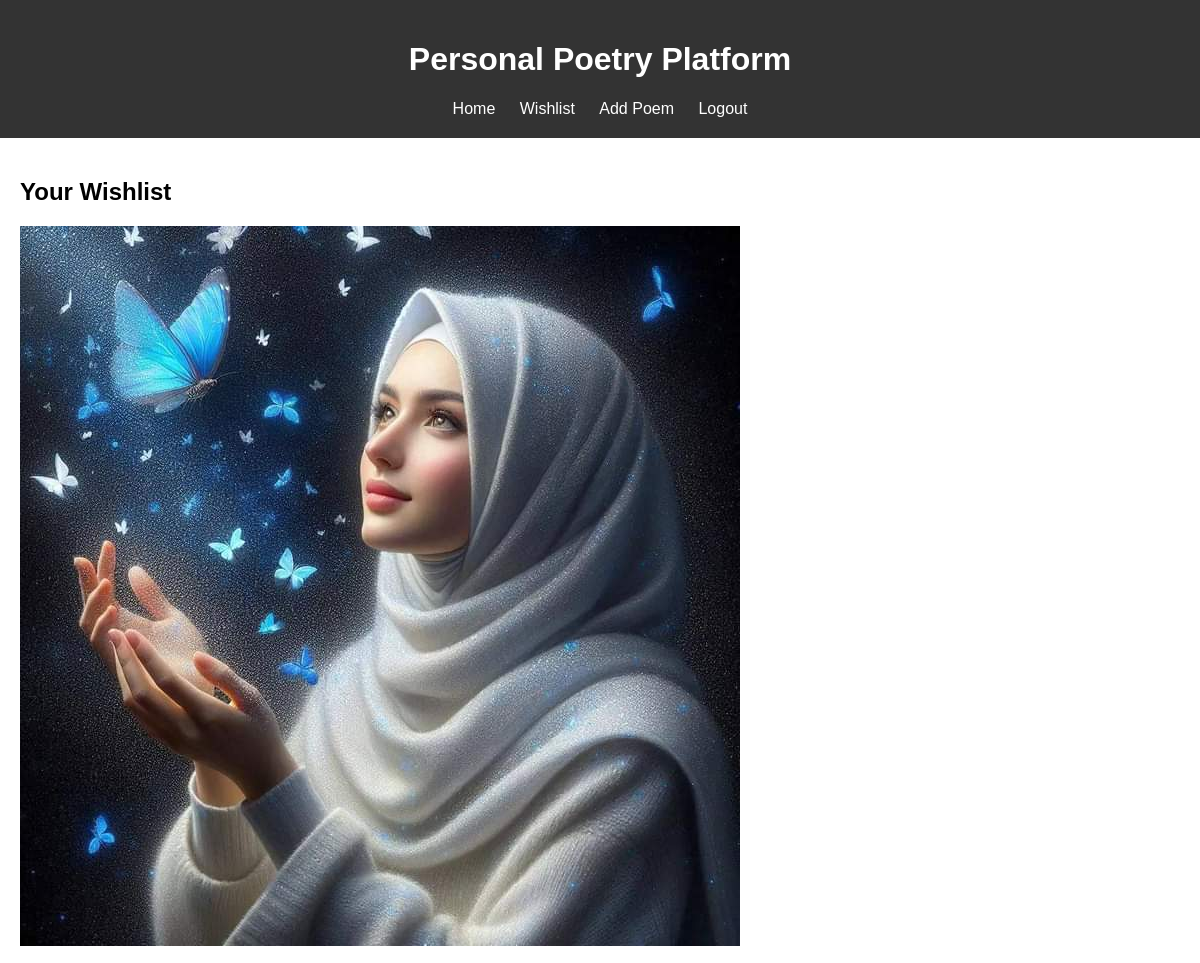
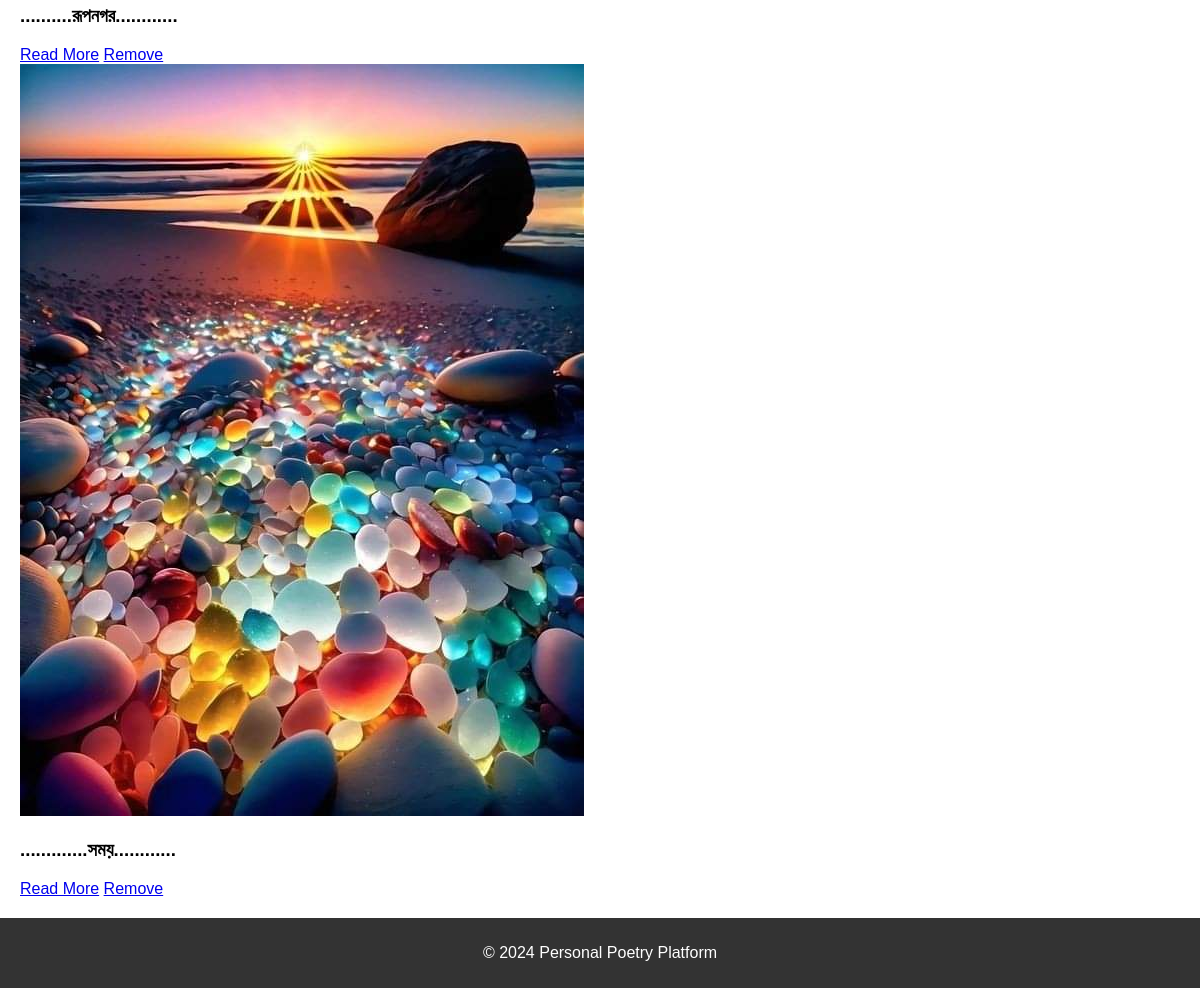
The page /wishlist/ (signed in) on the database its author committed (2 pictures, top to bottom).
### poems/models.py (models this page shows, shortened)
class WishlistItem(models.Model):
    poem = models.ForeignKey(Poem, on_delete=models.CASCADE)
    user = models.ForeignKey(User, on_delete=models.CASCADE)

class Poem(models.Model):
    title = models.CharField(max_length=255)
    content = models.TextField()
    author = models.ForeignKey(User, on_delete=models.CASCADE)
    image = models.ImageField(upload_to='poem_images/', blank=True, null=True)
    featured = models.BooleanField(default=False)  # Add this field
    created_at = models.DateTimeField(auto_now_add=True)

### poems/views.py (the view)
# urls.py: path('wishlist/', views.wishlist, name='wishlist'),
@login_required
def wishlist(request):
    wishlist_items = WishlistItem.objects.filter(user=request.user)
    return render(request, 'poems/wishlist.html', {'wishlist_items': wishlist_items})

### poems/templates/poems/wishlist.html (shortened to what this page needs)
{% extends 'poems/base.html' %}
{% block content %}
<h2>Your Wishlist</h2>
<div class="wishlist">
  {% for item in wishlist_items %}
    <div class="wishlist-item">
      {% if item.poem.image %}
        <img src="{{ item.poem.image.url }}" alt="{{ item.poem.title }}">
      {% endif %}
      <h3>{{ item.poem.title }}</h3>
      <a href="{% url 'poem_detail' item.poem.pk %}">Read More</a>
      <a href="{% url 'remove_from_wishlist' item.poem.pk %}" class="remove-btn">Remove</a>
    </div>
  {% empty %}
    <p>Your wishlist is empty.</p>
  {% endfor %}
</div>
{% endblock %}

### poems/templates/poems/base.html (shortened to what this page needs)
{% load static %}
<!DOCTYPE html>
<html lang="en">
<head>
    <link rel="stylesheet" href="{% static 'css/style.css' %}">
</head>
<body>
    <header>
        <h1>Personal Poetry Platform</h1>
        <nav>
            <a href="{% url 'poem_list' %}">Home</a>
            <a href="{% url 'wishlist' %}">Wishlist</a>
            <a href="{% url 'create_poem' %}">Add Poem</a>
            {% if user.is_authenticated %}
                <a href="{% url 'logout' %}">Logout</a>
            {% else %}
                <a href="{% url 'login' %}">Login</a>
                <a href="{% url 'register' %}">Sign Up</a>
            {% endif %}
        </nav>
    </header>
    <main>
        {% block content %}{% endblock %}
    </main>
    <footer>
        <p>&copy; 2024 Personal Poetry Platform</p>
    </footer>
</body>
</html>

### poems/static/poems/style.css (style rules this page uses)
body, html { margin: 0; padding: 0; font-family: Arial, sans-serif; }
header { background-color: #333; color: #fff; padding: 20px; text-align: center; }
header nav a { margin: 0 10px; color: white; text-decoration: none; }
main { padding: 20px; }
footer { background-color: #333; color: white; text-align: center; padding: 10px; }

### rows shown on the page
WishlistItem: poem.image (picture), poem "..........রূপনগর............"
WishlistItem: poem.image (picture), poem ".............সময়............"
